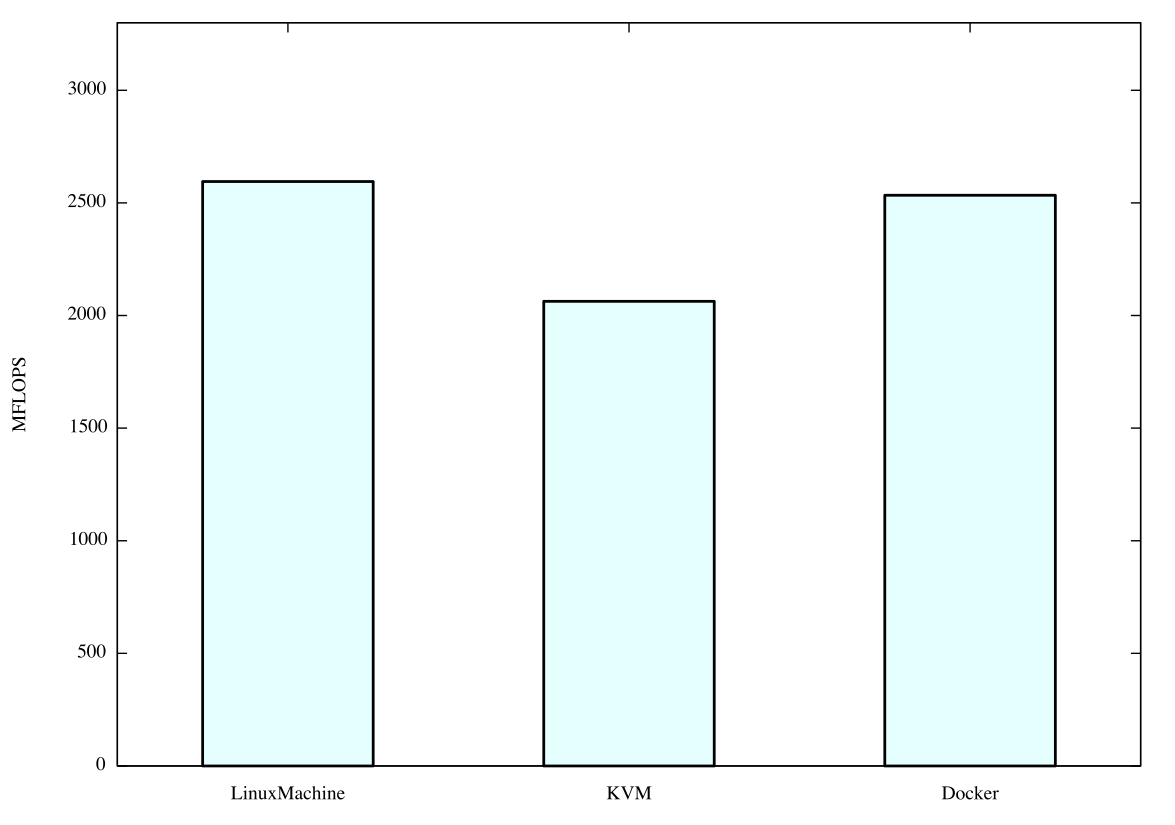

The gnuplot source for this figure:
set boxwidth 0.5 relative
set style fill solid border lc rgb "black"
set ylabel "MFLOPS"
set yrange [0:3300]
plot "himeno.txt" using 0:2:xtic(1) with boxes lw 2 lc rgb "light-cyan" notitle
